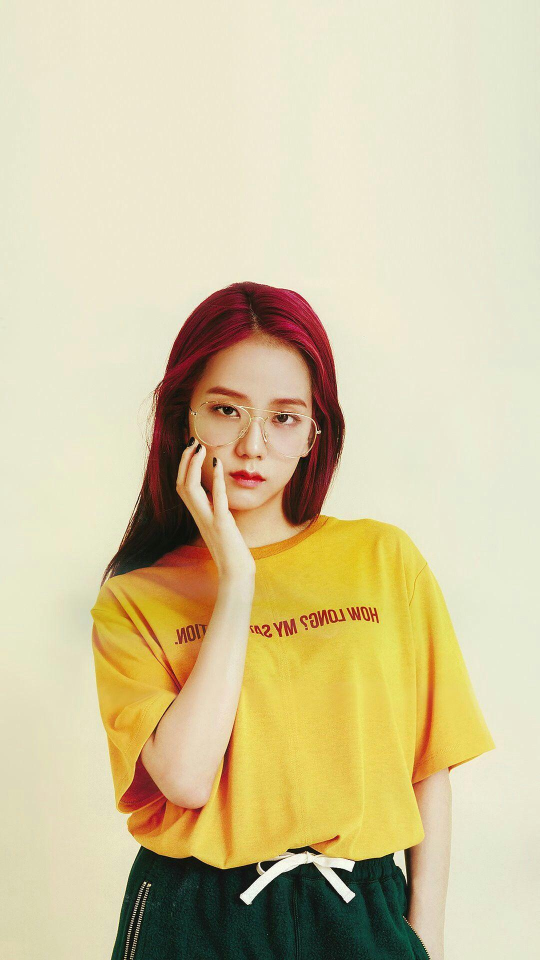
#> input picture Pert3/jisoo.jpg, 1080 x 1920 px (shown at 1/2 size)
$ python pert3.py   (older library calls are emulated)
#> lines starting #> are read from the running program, lines starting #| are printed output that depends on the picture
from PIL import Image, ImageEnhance, ImageDraw, ImageFont
import PIL
#1. buka file gambar
img = Image.open("jisoo.jpg")
#> img is the input picture: PIL image 1080x1920 RGB; mean R, G, B 211, 199.1, 159.8

#tampilkan gambar
# img.show()
#ubah ke bmp
img.save('jisoo.bmp', format='BMP')
#2. lihat beberapa atribut gambar
print(img.filename)
#| jisoo.jpg
print(img.format)
#| JPEG
print(img.mode)
#| RGB
print(img.size)
#| (1080, 1920)
print(img.width)
#| 1080
print(img.height)
#| 1920
print(img.info)
#| {'jfif': 257, 'jfif_version': (1, 1), 'jfif_unit': 0, 'jfif_density': (1, 1)}
#3. mengubah ukuran gambar
resized_img = img.resize((750, 750), resample=Image.BICUBIC)
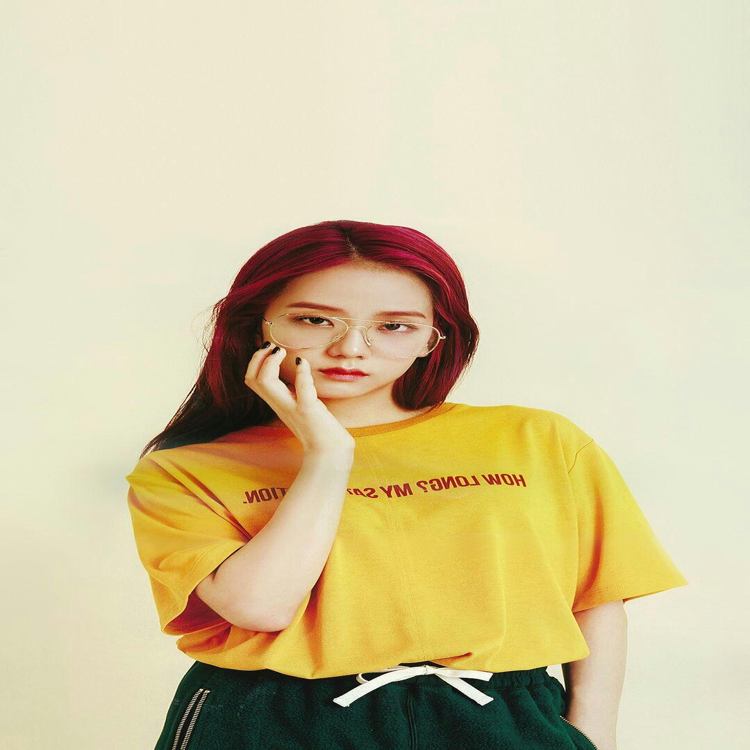
#> resized_img: PIL image 750x750 RGB; mean R, G, B 211.1, 199.1, 159.8
resized_img.save('resized.bmp')


#5
crop_img = img.crop((0, 500, 1000, 1500))
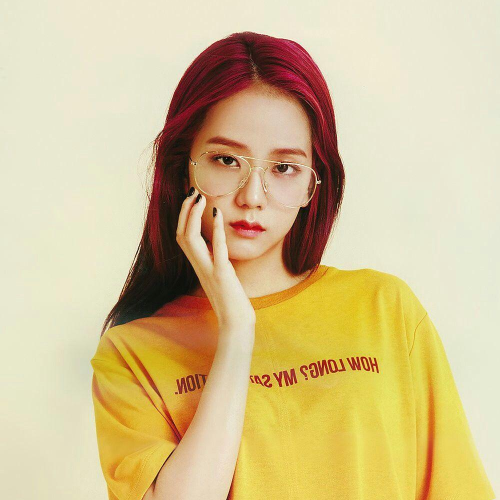
#> crop_img: PIL image 1000x1000 RGB (shown at 1/2 size); mean R, G, B 212.6, 193.3, 145.4
crop_img.save('cropped.jpg')

#4. thumbnail
img.thumbnail((450, 450))
#> img: PIL image 253x450 RGB
img.save('thumb.gif')


#6 border
border_im = PIL.Image.new('RGB', (img.width+20, img.height+20), 'red')
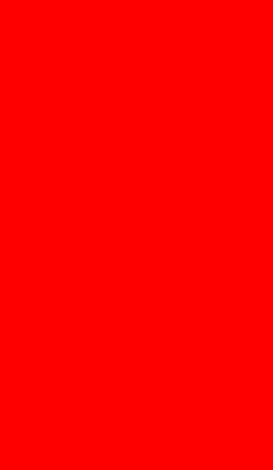
#> border_im: PIL image 273x470 RGB; mean R, G, B 255, 0, 0
border_im.paste(img, (10, 10))
border_im.save('jisoo-border.jpg')

#7
rotated = img.transpose(Image.ROTATE_90)
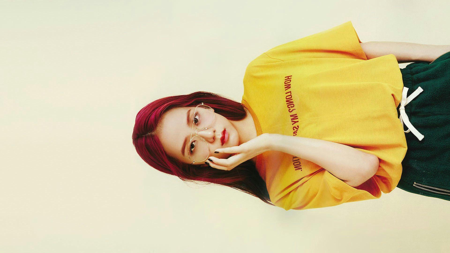
#> rotated: PIL image 450x253 RGB; mean R, G, B 211.2, 199.2, 159.9
# rotated.show()

rotated.save('rotate90.jpg')

#8# Flip kiri-kanan (axis vertikal)
flipped = img.transpose(Image.FLIP_LEFT_RIGHT)
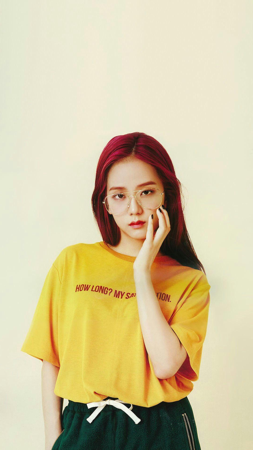
#> flipped: PIL image 253x450 RGB; mean R, G, B 211.2, 199.2, 159.9

# flipped.show()

flipped.save('flipped.jpg')

#9
# buat instansi enhancer untuk brightness
enhancer = ImageEnhance.Brightness(img)

factor = 1
# panggil metode enhance untuk memanipulasi
im_output = enhancer.enhance(factor)
#im_output.save('original-image.png')

factor = 0.5 # darkens
im_output = enhancer.enhance(factor)
im_output.save('darkened.png')

factor = 1.5 # brightens
im_output = enhancer.enhance(factor)
im_output.save('brightened.png')

# contrast
enhancer = ImageEnhance.Contrast(img)

factor = 1
im_output = enhancer.enhance(factor)
#im_output.save('original-image.png')

factor = 0.5 # kurangi kontras
im_output = enhancer.enhance(factor)
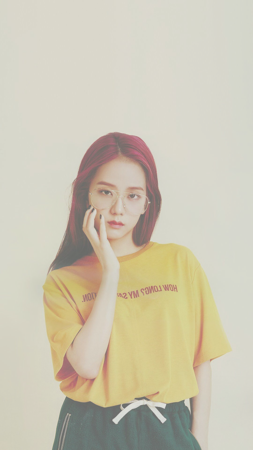
#> im_output: PIL image 253x450 RGB; mean R, G, B 204.4, 198.4, 178.7
im_output.save('less-contrast.png')

factor = 1.5 # tambah kontras
im_output = enhancer.enhance(factor)
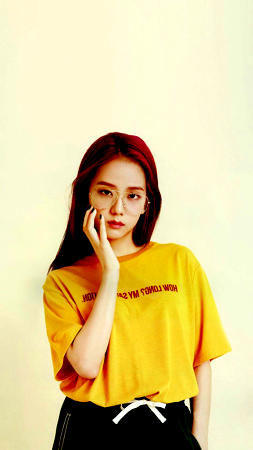
#> im_output: PIL image 253x450 RGB; mean R, G, B 221.1, 204.2, 148.3
im_output.save('more-contrast.png')

#sharpen

enhancer = ImageEnhance.Sharpness(img)

factor = 1
im_s_1 = enhancer.enhance(factor)
#im_s_1.save('original-image.png')

factor = 0.05
im_s_1 = enhancer.enhance(factor)
im_s_1.save('blurred.png')

factor = 2
im_s_1 = enhancer.enhance(factor)
im_s_1.save('sharpened.png')

#watermark
img = Image.open('jisoo.jpg')
width, height = img.size  # lebar dan tinggi untuk kalkulasi koordinat teks
#> width = 1080; height = 1920

# menambahkan elemen 2d ke gambar yang sudah ada
draw = ImageDraw.Draw(img)

text = '52417159' # ganti dengan npm mu...

# mendefinisikan font baru, lengkap dengan ukurannya
font = ImageFont.truetype('arial.ttf', 50)
# hitung lebar dan tinggi font relatif terhadap gambar utama
textwidth, textheight = draw.textsize(text, font)
#> textwidth = 223; textheight = 46

# hitung koordinat x, y teks
margin = 15
x = width - textwidth - margin
#> x = 842
y = height - textheight - margin
#> y = 1859

# terapkan watermark
draw.text((x, y), text, font=font)
img.show()

# Simpan gambar
img.save('watermark.jpg')
